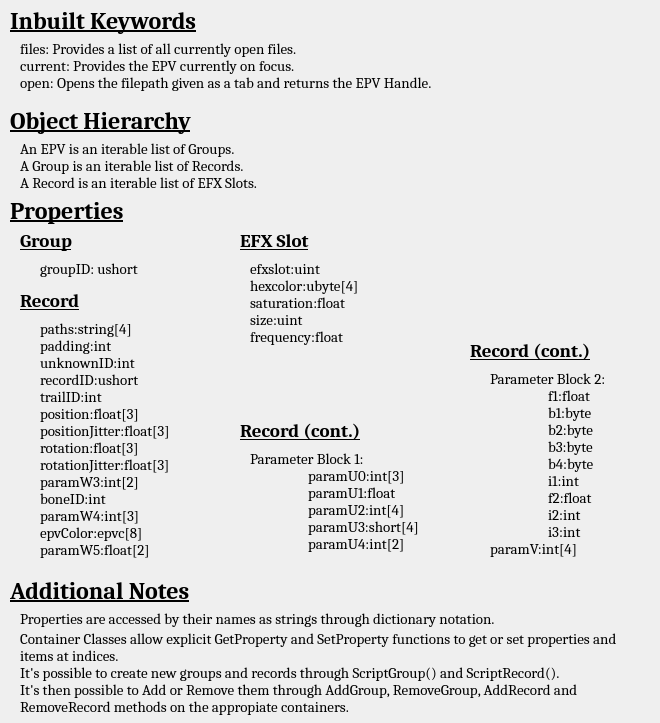
<?xml version="1.0" encoding="UTF-8"?>
<ui version="4.0">
 <class>Dialog</class>
 <widget class="QDialog" name="Dialog">
  <property name="geometry">
   <rect>
    <x>0</x>
    <y>0</y>
    <width>660</width>
    <height>723</height>
   </rect>
  </property>
  <property name="minimumSize">
   <size>
    <width>660</width>
    <height>723</height>
   </size>
  </property>
  <property name="maximumSize">
   <size>
    <width>660</width>
    <height>723</height>
   </size>
  </property>
  <property name="windowTitle">
   <string>Dialog</string>
  </property>
  <widget class="QLabel" name="label">
   <property name="geometry">
    <rect>
     <x>10</x>
     <y>0</y>
     <width>281</width>
     <height>41</height>
    </rect>
   </property>
   <property name="font">
    <font>
     <family>Cambria</family>
     <pointsize>18</pointsize>
     <weight>75</weight>
     <bold>true</bold>
     <underline>true</underline>
    </font>
   </property>
   <property name="text">
    <string>Inbuilt Keywords</string>
   </property>
  </widget>
  <widget class="QLabel" name="label_2">
   <property name="geometry">
    <rect>
     <x>20</x>
     <y>40</y>
     <width>481</width>
     <height>61</height>
    </rect>
   </property>
   <property name="font">
    <font>
     <family>Cambria</family>
     <pointsize>11</pointsize>
     <weight>50</weight>
     <bold>false</bold>
     <underline>false</underline>
    </font>
   </property>
   <property name="text">
    <string>files: Provides a list of all currently open files.
current: Provides the EPV currently on focus.
open: Opens the filepath given as a tab and returns the EPV Handle.</string>
   </property>
   <property name="textFormat">
    <enum>Qt::PlainText</enum>
   </property>
   <property name="alignment">
    <set>Qt::AlignLeading|Qt::AlignLeft|Qt::AlignTop</set>
   </property>
  </widget>
  <widget class="QLabel" name="label_3">
   <property name="geometry">
    <rect>
     <x>20</x>
     <y>140</y>
     <width>251</width>
     <height>61</height>
    </rect>
   </property>
   <property name="font">
    <font>
     <family>Cambria</family>
     <pointsize>11</pointsize>
     <weight>50</weight>
     <bold>false</bold>
     <underline>false</underline>
    </font>
   </property>
   <property name="text">
    <string>An EPV is an iterable list of Groups.
A Group is an iterable list of Records.
A Record is an iterable list of EFX Slots.</string>
   </property>
   <property name="textFormat">
    <enum>Qt::PlainText</enum>
   </property>
   <property name="alignment">
    <set>Qt::AlignLeading|Qt::AlignLeft|Qt::AlignTop</set>
   </property>
  </widget>
  <widget class="QLabel" name="label_4">
   <property name="geometry">
    <rect>
     <x>10</x>
     <y>100</y>
     <width>281</width>
     <height>41</height>
    </rect>
   </property>
   <property name="font">
    <font>
     <family>Cambria</family>
     <pointsize>18</pointsize>
     <weight>75</weight>
     <bold>true</bold>
     <underline>true</underline>
    </font>
   </property>
   <property name="text">
    <string>Object Hierarchy</string>
   </property>
  </widget>
  <widget class="QLabel" name="label_5">
   <property name="geometry">
    <rect>
     <x>20</x>
     <y>610</y>
     <width>521</width>
     <height>21</height>
    </rect>
   </property>
   <property name="font">
    <font>
     <family>Cambria</family>
     <pointsize>11</pointsize>
     <weight>50</weight>
     <bold>false</bold>
     <underline>false</underline>
    </font>
   </property>
   <property name="text">
    <string>Properties are accessed by their names as strings through dictionary notation.</string>
   </property>
   <property name="textFormat">
    <enum>Qt::PlainText</enum>
   </property>
   <property name="alignment">
    <set>Qt::AlignLeading|Qt::AlignLeft|Qt::AlignTop</set>
   </property>
   <property name="wordWrap">
    <bool>true</bool>
   </property>
  </widget>
  <widget class="QLabel" name="label_6">
   <property name="geometry">
    <rect>
     <x>10</x>
     <y>570</y>
     <width>281</width>
     <height>41</height>
    </rect>
   </property>
   <property name="font">
    <font>
     <family>Cambria</family>
     <pointsize>18</pointsize>
     <weight>75</weight>
     <bold>true</bold>
     <underline>true</underline>
    </font>
   </property>
   <property name="text">
    <string>Additional Notes</string>
   </property>
  </widget>
  <widget class="QLabel" name="label_7">
   <property name="geometry">
    <rect>
     <x>40</x>
     <y>260</y>
     <width>211</width>
     <height>61</height>
    </rect>
   </property>
   <property name="font">
    <font>
     <family>Cambria</family>
     <pointsize>11</pointsize>
     <weight>50</weight>
     <bold>false</bold>
     <underline>false</underline>
    </font>
   </property>
   <property name="text">
    <string>groupID: ushort</string>
   </property>
   <property name="textFormat">
    <enum>Qt::PlainText</enum>
   </property>
   <property name="alignment">
    <set>Qt::AlignLeading|Qt::AlignLeft|Qt::AlignTop</set>
   </property>
  </widget>
  <widget class="QLabel" name="label_8">
   <property name="geometry">
    <rect>
     <x>10</x>
     <y>190</y>
     <width>281</width>
     <height>41</height>
    </rect>
   </property>
   <property name="font">
    <font>
     <family>Cambria</family>
     <pointsize>18</pointsize>
     <weight>75</weight>
     <bold>true</bold>
     <underline>true</underline>
    </font>
   </property>
   <property name="text">
    <string>Properties</string>
   </property>
  </widget>
  <widget class="QLabel" name="label_9">
   <property name="geometry">
    <rect>
     <x>20</x>
     <y>220</y>
     <width>151</width>
     <height>41</height>
    </rect>
   </property>
   <property name="font">
    <font>
     <family>Cambria</family>
     <pointsize>14</pointsize>
     <weight>75</weight>
     <bold>true</bold>
     <underline>true</underline>
    </font>
   </property>
   <property name="text">
    <string>Group</string>
   </property>
  </widget>
  <widget class="QLabel" name="label_10">
   <property name="geometry">
    <rect>
     <x>20</x>
     <y>280</y>
     <width>151</width>
     <height>41</height>
    </rect>
   </property>
   <property name="font">
    <font>
     <family>Cambria</family>
     <pointsize>14</pointsize>
     <weight>75</weight>
     <bold>true</bold>
     <underline>true</underline>
    </font>
   </property>
   <property name="text">
    <string>Record</string>
   </property>
  </widget>
  <widget class="QLabel" name="label_11">
   <property name="geometry">
    <rect>
     <x>40</x>
     <y>320</y>
     <width>211</width>
     <height>251</height>
    </rect>
   </property>
   <property name="font">
    <font>
     <family>Cambria</family>
     <pointsize>11</pointsize>
     <weight>50</weight>
     <bold>false</bold>
     <underline>false</underline>
    </font>
   </property>
   <property name="text">
    <string>paths:string[4]
padding:int
unknownID:int
recordID:ushort
trailID:int
position:float[3]
positionJitter:float[3]
rotation:float[3]
rotationJitter:float[3]
paramW3:int[2]
boneID:int
paramW4:int[3]
epvColor:epvc[8]
paramW5:float[2]</string>
   </property>
   <property name="textFormat">
    <enum>Qt::PlainText</enum>
   </property>
   <property name="alignment">
    <set>Qt::AlignLeading|Qt::AlignLeft|Qt::AlignTop</set>
   </property>
  </widget>
  <widget class="QLabel" name="label_12">
   <property name="geometry">
    <rect>
     <x>250</x>
     <y>260</y>
     <width>211</width>
     <height>101</height>
    </rect>
   </property>
   <property name="font">
    <font>
     <family>Cambria</family>
     <pointsize>11</pointsize>
     <weight>50</weight>
     <bold>false</bold>
     <underline>false</underline>
    </font>
   </property>
   <property name="text">
    <string>efxslot:uint
hexcolor:ubyte[4]
saturation:float
size:uint
frequency:float
</string>
   </property>
   <property name="textFormat">
    <enum>Qt::PlainText</enum>
   </property>
   <property name="alignment">
    <set>Qt::AlignLeading|Qt::AlignLeft|Qt::AlignTop</set>
   </property>
  </widget>
  <widget class="QLabel" name="label_13">
   <property name="geometry">
    <rect>
     <x>240</x>
     <y>220</y>
     <width>151</width>
     <height>41</height>
    </rect>
   </property>
   <property name="font">
    <font>
     <family>Cambria</family>
     <pointsize>14</pointsize>
     <weight>75</weight>
     <bold>true</bold>
     <underline>true</underline>
    </font>
   </property>
   <property name="text">
    <string>EFX Slot</string>
   </property>
  </widget>
  <widget class="QLabel" name="label_14">
   <property name="geometry">
    <rect>
     <x>490</x>
     <y>370</y>
     <width>151</width>
     <height>191</height>
    </rect>
   </property>
   <property name="font">
    <font>
     <family>Cambria</family>
     <pointsize>11</pointsize>
     <weight>50</weight>
     <bold>false</bold>
     <underline>false</underline>
    </font>
   </property>
   <property name="text">
    <string>Parameter Block 2:
	f1:float
	b1:byte
	b2:byte
	b3:byte
	b4:byte
	i1:int
	f2:float
	i2:int
	i3:int
paramV:int[4]</string>
   </property>
   <property name="textFormat">
    <enum>Qt::PlainText</enum>
   </property>
   <property name="alignment">
    <set>Qt::AlignLeading|Qt::AlignLeft|Qt::AlignTop</set>
   </property>
  </widget>
  <widget class="QLabel" name="label_15">
   <property name="geometry">
    <rect>
     <x>470</x>
     <y>330</y>
     <width>151</width>
     <height>41</height>
    </rect>
   </property>
   <property name="font">
    <font>
     <family>Cambria</family>
     <pointsize>14</pointsize>
     <weight>75</weight>
     <bold>true</bold>
     <underline>true</underline>
    </font>
   </property>
   <property name="text">
    <string>Record (cont.)</string>
   </property>
  </widget>
  <widget class="QLabel" name="label_16">
   <property name="geometry">
    <rect>
     <x>240</x>
     <y>410</y>
     <width>151</width>
     <height>41</height>
    </rect>
   </property>
   <property name="font">
    <font>
     <family>Cambria</family>
     <pointsize>14</pointsize>
     <weight>75</weight>
     <bold>true</bold>
     <underline>true</underline>
    </font>
   </property>
   <property name="text">
    <string>Record (cont.)</string>
   </property>
  </widget>
  <widget class="QLabel" name="label_17">
   <property name="geometry">
    <rect>
     <x>250</x>
     <y>450</y>
     <width>211</width>
     <height>111</height>
    </rect>
   </property>
   <property name="font">
    <font>
     <family>Cambria</family>
     <pointsize>11</pointsize>
     <weight>50</weight>
     <bold>false</bold>
     <underline>false</underline>
    </font>
   </property>
   <property name="text">
    <string>Parameter Block 1:
	paramU0:int[3]
	paramU1:float
	paramU2:int[4]
	paramU3:short[4]
	paramU4:int[2]</string>
   </property>
   <property name="textFormat">
    <enum>Qt::PlainText</enum>
   </property>
   <property name="alignment">
    <set>Qt::AlignLeading|Qt::AlignLeft|Qt::AlignTop</set>
   </property>
  </widget>
  <widget class="QLabel" name="label_19">
   <property name="geometry">
    <rect>
     <x>20</x>
     <y>630</y>
     <width>621</width>
     <height>111</height>
    </rect>
   </property>
   <property name="font">
    <font>
     <family>Cambria</family>
     <pointsize>11</pointsize>
     <weight>50</weight>
     <bold>false</bold>
     <underline>false</underline>
    </font>
   </property>
   <property name="text">
    <string>Container Classes allow explicit GetProperty and SetProperty functions to get or set properties and items at indices.
It's possible to create new groups and records through ScriptGroup() and ScriptRecord().
It's then possible to Add or Remove them through AddGroup, RemoveGroup, AddRecord and RemoveRecord methods on the appropiate containers.</string>
   </property>
   <property name="textFormat">
    <enum>Qt::PlainText</enum>
   </property>
   <property name="alignment">
    <set>Qt::AlignLeading|Qt::AlignLeft|Qt::AlignTop</set>
   </property>
   <property name="wordWrap">
    <bool>true</bool>
   </property>
  </widget>
 </widget>
 <resources/>
 <connections/>
</ui>
